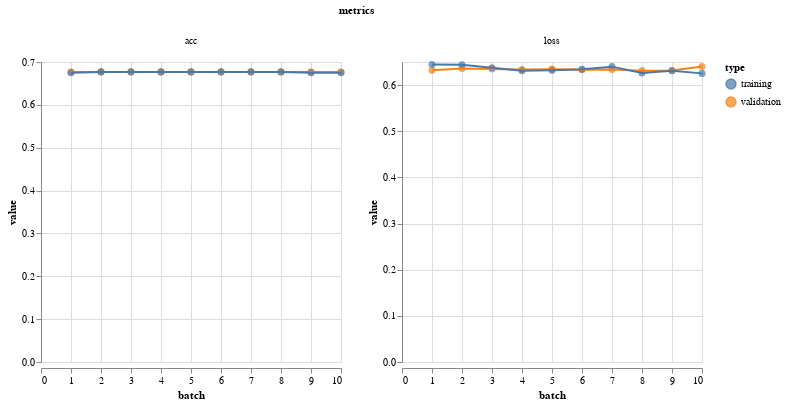

Write notebook code for a chart like this one.
### Code cell
vis.metrics(cnn_metrics)

### Figure 1 — Vega-Lite specification as saved in the notebook (floating-point values rounded to 4 significant figures)
{"$schema": "https://vega.github.io/schema/vega-lite/v2.4.3.json", "config": {"view": {"height": 300, "width": 400}}, "data": {"values": [{"batch": 1, "metrics": "loss", "type": "validation", "value": 0.6319}, {"batch": 2, "metrics": "loss", "type": "validation", "value": 0.6358}, {"batch": 3, "metrics": "loss", "type": "validation", "value": 0.6348}, {"batch": 4, "metrics": "loss", "type": "validation", "value": 0.6335}, {"batch": 5, "metrics": "loss", "type": "validation", "value": 0.6345}, {"batch": 6, "metrics": "loss", "type": "validation", "value": 0.6331}, {"batch": 7, "metrics": "loss", "type": "validation", "value": 0.6335}, {"batch": 8, "metrics": "loss", "type": "validation", "value": 0.6312}, {"batch": 9, "metrics": "loss", "type": "validation", "value": 0.6317}, {"batch": 10, "metrics": "loss", "type": "validation", "value": 0.6403}, {"batch": 1, "metrics": "acc", "type": "validation", "value": 0.6769}, {"batch": 2, "metrics": "acc", "type": "validation", "value": 0.6769}, {"batch": 3, "metrics": "acc", "type": "validation", "value": 0.6769}, {"batch": 4, "metrics": "acc", "type": "validation", "value": 0.6769}, {"batch": 5, "metrics": "acc", "type": "validation", "value": 0.6769}, {"batch": 6, "metrics": "acc", "type": "validation", "value": 0.6769}, {"batch": 7, "metrics": "acc", "type": "validation", "value": 0.6769}, {"batch": 8, "metrics": "acc", "type": "validation", "value": 0.6769}, {"batch": 9, "metrics": "acc", "type": "validation", "value": 0.6769}, {"batch": 10, "metrics": "acc", "type": "validation", "value": 0.6769}, {"batch": 1, "metrics": "loss", "type": "training", "value": 0.6444}, {"batch": 2, "metrics": "loss", "type": "training", "value": 0.644}, {"batch": 3, "metrics": "loss", "type": "training", "value": 0.6375}, {"batch": 4, "metrics": "loss", "type": "training", "value": 0.6311}, {"batch": 5, "metrics": "loss", "type": "training", "value": 0.6323}, {"batch": 6, "metrics": "loss", "type": "training", "value": 0.6342}, {"batch": 7, "metrics": "loss", "type": "training", "value": 0.64}, {"batch": 8, "metrics": "loss", "type": "training", "value": 0.626}, {"batch": 9, "metrics": "loss", "type": "training", "value": 0.6311}, {"batch": 10, "metrics": "loss", "type": "training", "value": 0.6253}, {"batch": 1, "metrics": "acc", "type": "training", "value": 0.675}, {"batch": 2, "metrics": "acc", "type": "training", "value": 0.6769}, {"batch": 3, "metrics": "acc", "type": "training", "value": 0.6769}, {"batch": 4, "metrics": "acc", "type": "training", "value": 0.6769}, {"batch": 5, "metrics": "acc", "type": "training", "value": 0.6769}, {"batch": 6, "metrics": "acc", "type": "training", "value": 0.6769}, {"batch": 7, "metrics": "acc", "type": "training", "value": 0.6769}, {"batch": 8, "metrics": "acc", "type": "training", "value": 0.6769}, {"batch": 9, "metrics": "acc", "type": "training", "value": 0.675}, {"batch": 10, "metrics": "acc", "type": "training", "value": 0.675}]}, "facet": {"column": {"field": "metrics", "type": "nominal"}}, "resolve": {"scale": {"color": "shared", "x": "shared", "y": "independent"}}, "spec": {"layer": [{"encoding": {"color": {"field": "type", "type": "nominal"}, "tooltip": [{"field": "batch", "type": "quantitative"}, {"field": "value", "type": "quantitative"}], "x": {"field": "batch", "type": "quantitative"}, "y": {"field": "value", "type": "quantitative"}}, "height": 300, "mark": {"size": 50, "type": "circle"}, "width": 300}, {"encoding": {"color": {"field": "type", "type": "nominal"}, "x": {"field": "batch", "type": "quantitative"}, "y": {"field": "value", "type": "quantitative"}}, "height": 300, "mark": "line", "width": 300}]}}
